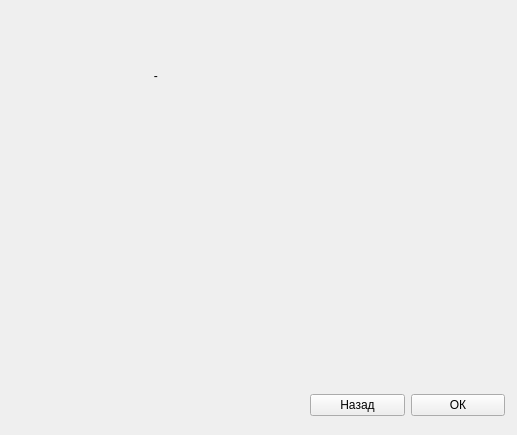
<?xml version="1.0" encoding="UTF-8"?>
<ui version="4.0">
 <class>WindowVivod</class>
 <widget class="QWidget" name="WindowVivod">
  <property name="geometry">
   <rect>
    <x>0</x>
    <y>0</y>
    <width>517</width>
    <height>435</height>
   </rect>
  </property>
  <property name="windowTitle">
   <string>Form</string>
  </property>
  <widget class="QWidget" name="layoutWidget">
   <property name="geometry">
    <rect>
     <x>310</x>
     <y>390</y>
     <width>195</width>
     <height>30</height>
    </rect>
   </property>
   <layout class="QHBoxLayout" name="horizontalLayout">
    <item>
     <widget class="QPushButton" name="pushButton">
      <property name="text">
       <string>Назад</string>
      </property>
     </widget>
    </item>
    <item>
     <widget class="QPushButton" name="pushButton_2">
      <property name="text">
       <string>ОК</string>
      </property>
     </widget>
    </item>
   </layout>
  </widget>
  <widget class="QLabel" name="label">
   <property name="geometry">
    <rect>
     <x>134</x>
     <y>60</y>
     <width>61</width>
     <height>31</height>
    </rect>
   </property>
   <property name="text">
    <string>      -</string>
   </property>
  </widget>
 </widget>
 <resources/>
 <connections/>
</ui>
